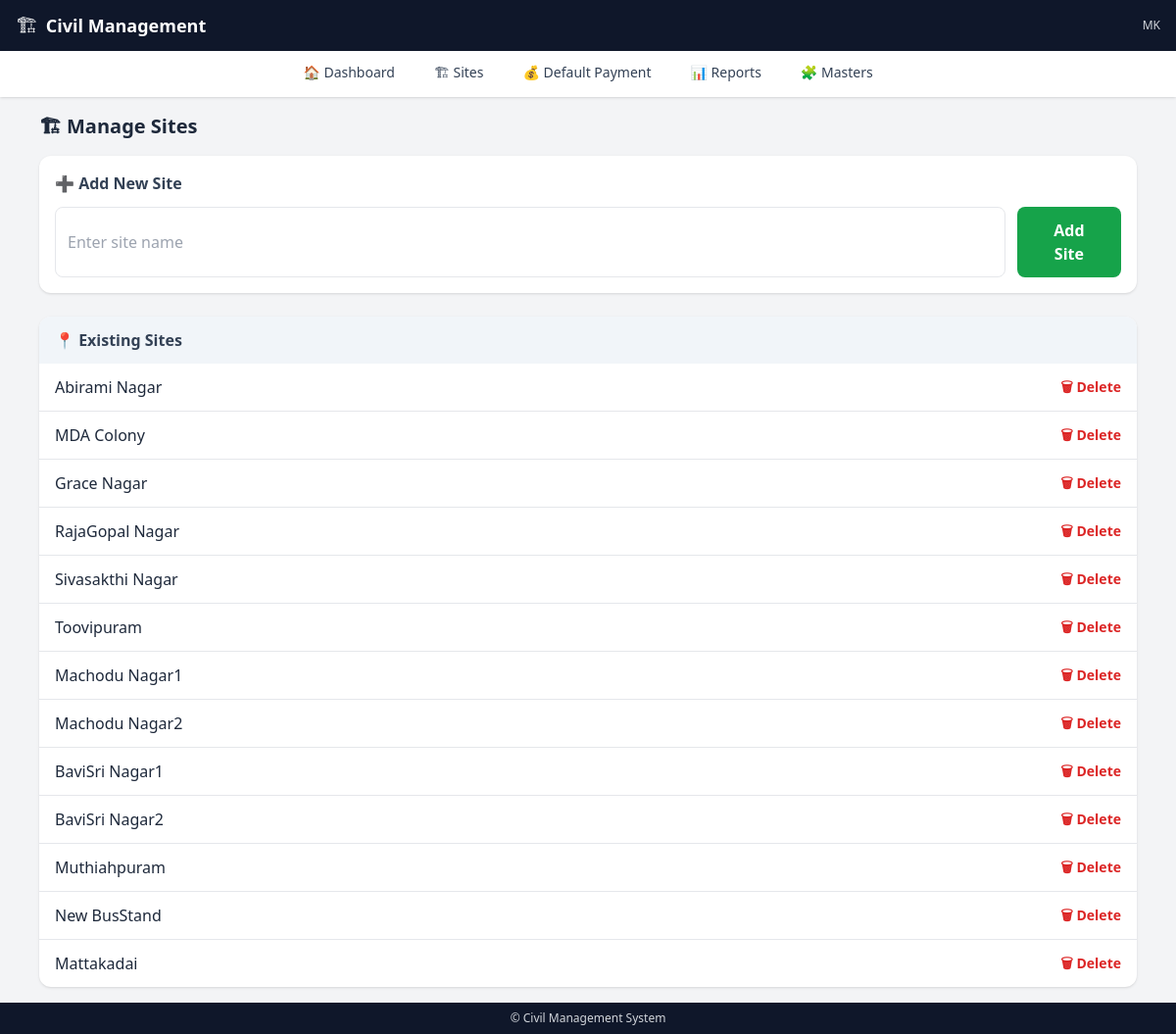
The app's page /sites/ with its own data.
### civil_app/models.py (models this page shows, shortened)
class Site(models.Model):
    name = models.CharField(max_length=100)

### civil_app/views.py (the view)
# urls.py: path("sites/", views.site_manage, name="site_manage"),
def site_manage(request):
    if request.method == "POST":
        name = request.POST.get("name")
        if name:
            Site.objects.create(name=name)
        return redirect("site_manage")
    return render(request, "site_manage.html", {
        "sites": Site.objects.all()
    })

### civil_app/templates/site_manage.html (shortened to what this page needs)
{% extends 'base.html' %}
{% block content %}
<h2 class="text-xl font-bold mb-4 text-slate-800">
  🏗 Manage Sites
</h2>
<div class="bg-white shadow rounded-xl p-4 mb-6">
  <h3 class="font-semibold text-slate-700 mb-3">
    ➕ Add New Site
  </h3>
  <form method="post" class="flex flex-col sm:flex-row gap-3">
    <input
      name="name"
      placeholder="Enter site name"
      class="border p-3 rounded-lg w-full focus:outline-none focus:ring-2 focus:ring-orange-500"
      required
    >
    <button
      class="bg-green-600 hover:bg-green-700 text-white px-6 py-3 rounded-lg font-semibold">
      Add Site
    </button>
  </form>
</div>
<div class="bg-white shadow rounded-xl overflow-hidden">
  <div class="bg-slate-100 px-4 py-3 font-semibold text-slate-700">
    📍 Existing Sites
  </div>
  <ul class="divide-y">
    {% for s in sites %}
    <li class="flex items-center justify-between px-4 py-3 hover:bg-gray-50">
      <span class="font-medium text-slate-800">
        {{ s.name }}
      </span>
      <a
        href="/delete-site/{{ s.id }}/"
        onclick="return confirm('Are you sure you want to delete this site?')"
        class="text-red-600 hover:text-red-700 font-semibold text-sm">
        🗑 Delete
      </a>
    </li>
    {% empty %}
    <li class="px-4 py-6 text-center text-gray-500">
      No sites added yet.
    </li>
    {% endfor %}
  </ul>
</div>
{% endblock %}

### civil_app/templates/base.html (style rules this page uses)
body { font-family: system-ui, -apple-system, BlinkMacSystemFont, "Segoe UI", sans-serif; }

### records on screen
Site: name "Abirami Nagar"
Site: name "MDA Colony"
Site: name "Grace Nagar"
Site: name "RajaGopal Nagar"
Site: name "Sivasakthi Nagar"
Site: name "Toovipuram"
Site: name "Machodu Nagar1"
Site: name "Machodu Nagar2"
Site: name "BaviSri Nagar1"
Site: name "BaviSri Nagar2"
Site: name "Muthiahpuram"
Site: name "New BusStand"
Site: name "Mattakadai"
